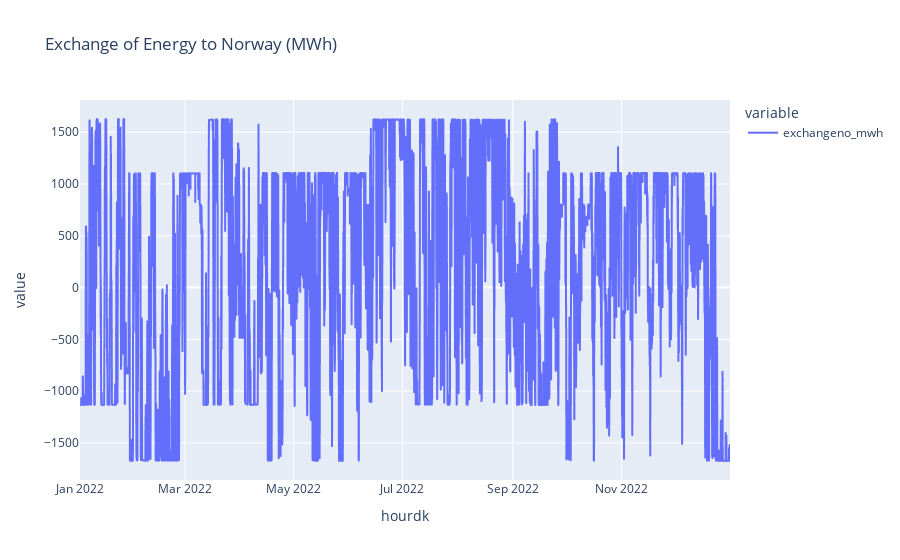

The notebook cell this image was saved under:
### Code cell
exchangeNo_fig = px.line(df_exchangeno_agg, title = "Exchange of Energy to Norway (MWh)")
exchangeNo_fig.show()

### Figure 1 — Plotly figure (JSON) as saved in the notebook; plotly's stock layout.template omitted (floating-point values rounded to 4 significant figures; data arrays with more than 128 entries replaced by an {"elided": "..."} marker saying what was removed)
{"data": [{"hovertemplate": "variable=exchangeno_mwh<br>hourdk=%{x}<br>value=%{y}<extra></extra>", "legendgroup": "exchangeno_mwh", "line": {"color": "#636efa", "dash": "solid"}, "marker": {"symbol": "circle"}, "mode": "lines", "name": "exchangeno_mwh", "showlegend": true, "type": "scattergl", "x": {"elided": "8759 str values"}, "xaxis": "x", "y": {"elided": "8759 float values"}, "yaxis": "y"}], "layout": {"legend": {"title": {"text": "variable"}, "tracegroupgap": 0}, "title": {"text": "Exchange of Energy to Norway (MWh)"}, "xaxis": {"anchor": "y", "domain": [0, 1], "title": {"text": "hourdk"}}, "yaxis": {"anchor": "x", "domain": [0, 1], "title": {"text": "value"}}}}
